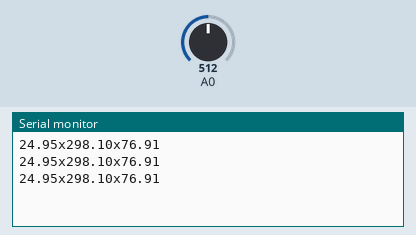
Recording of a sketch running on a simulated Arduino Uno, built with avr-gcc and run on an emulated ATmega328P. Parts: the last lines printed to the serial monitor. The test bench sets the inputs (shaded band); at power-on: A0 = 512.

Above: at 1.3 s.
1.4 s: A0 set to 716
At 1.9 s:
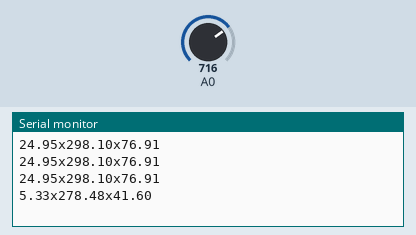
2.9 s: A0 set to 900
At 3.4 s:
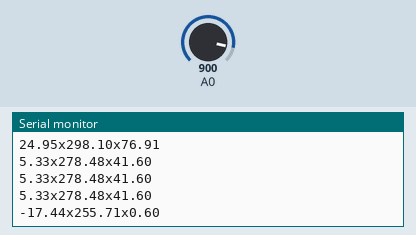
Timing chart, 0 to 5.9 s (numbered marks = the images above; inputs shaded):
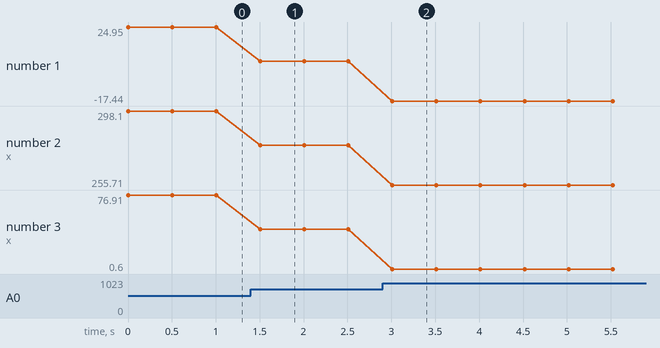

The sketch:

Arduino_Code.ino
```cpp
//Thermometer with thermistor

/*thermistor parameters:
 * RT0: 10 000 Ω
 * B: 3575 K +- 0.75%
 * T0:  25 C
 * +- 5%
 */

//These values are in the datasheet
#define RT0 10000   // Ω
#define B 3575      // K
//--------------------------------------

#define VCC 5    //Supply voltage
#define R 10000  //R=10KΩ

//Variables
float RT, VR, ln, TX, T0, VRT;

void setup() {
  Serial.begin(9600);
  T0 = 25 + 273.15;                 //Temperature T0 from datasheet, conversion from Celsius to kelvin
}

void loop() {
  // Temperature
  VRT = analogRead(A0);              //Acquisition analog value of VRT
  VRT = (5.00 / 1023.00) * VRT;      //Conversion to voltage
  VR = VCC - VRT;
  RT = VRT / (VR / R);               //Resistance of RT

  ln = log(RT / RT0);
  TX = (1 / ((ln / B) + (1 / T0))); //Temperature from thermistor

  TX = TX - 273.15;                 //Conversion to Celsius

  Serial.print(TX);                 //Celsius
  Serial.print("x");
  Serial.print(TX + 273.15);        //Conversion to Kelvin
  Serial.print("x");
  Serial.println((TX * 1.8) + 32);    //Conversion to Fahrenheit
  delay(500);

}
```

Measured:
- after the input at 1.4 s, the serial monitor: prints a new line after 0.11 s (image 1)
- after the input at 2.9 s, the serial monitor: prints a new line after 0.11 s (image 2)
- plotted number 1: 24.95 → 5.33 after the input at 1.4 s, 5.33 → -17.44 after the input at 2.9 s
- plotted number 2: 298.1 → 278.48 after the input at 1.4 s, 278.48 → 255.71 after the input at 2.9 s
- plotted number 3: 76.91 → 41.6 after the input at 1.4 s, 41.6 → 0.6 after the input at 2.9 s
